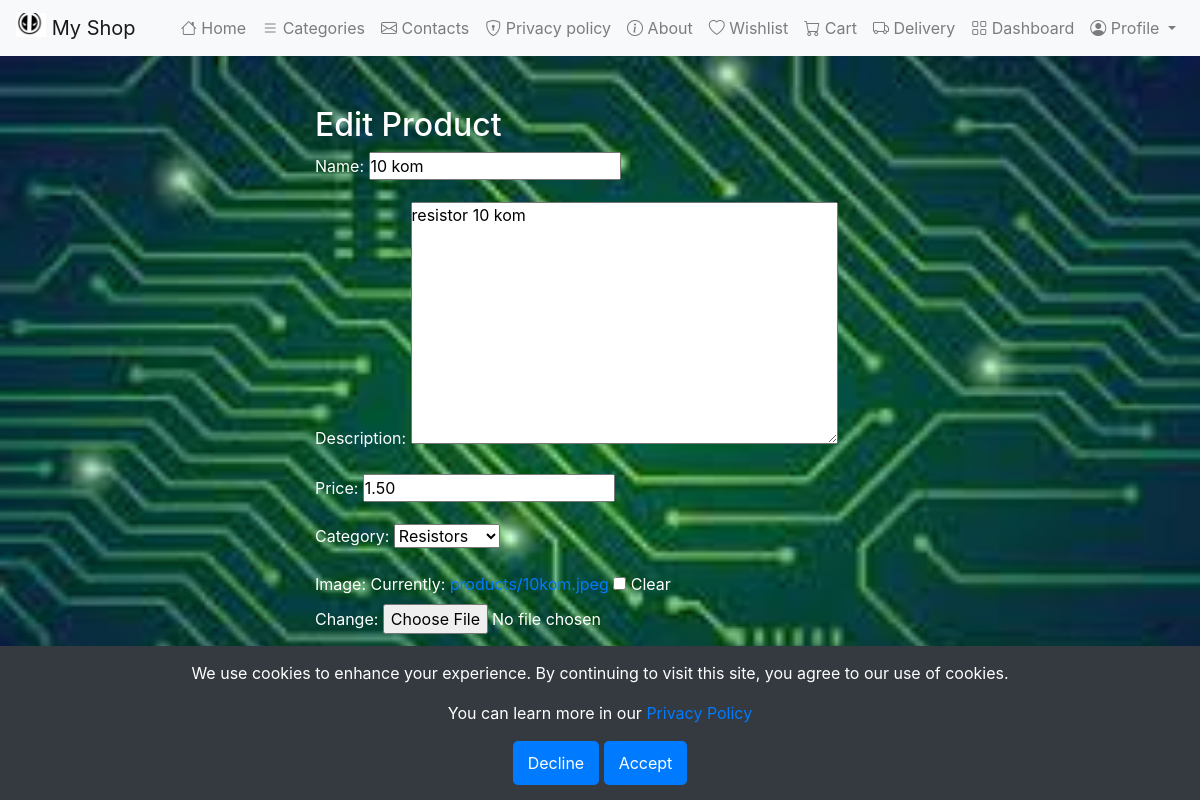
/products/product/edit/1/ (signed in), run on the app's committed database.
### electronics_shop/electronics/models.py (models this page shows, shortened)
class Product(models.Model):
    NAME_MAX_LENGTH = 255
    MAX_PRICE_DIGITS = 10
    MAX_DECIMAL_PLACES = 2
    name = models.CharField(max_length=NAME_MAX_LENGTH)
    description = models.TextField()
    price = models.DecimalField(max_digits=MAX_PRICE_DIGITS, decimal_places=MAX_DECIMAL_PLACES)
    category = models.ForeignKey(Category, on_delete=models.CASCADE)
    image = models.ImageField(upload_to='products/', null=True, blank=True)

class Category(models.Model):
    NAME_MAX_LENGTH = 255
    name = models.CharField(max_length=NAME_MAX_LENGTH)
    description = models.TextField()
    def __str__(self):
        return self.name

### electronics_shop/products/views.py (the view)
# urls.py: path('product/edit/<int:pk>/', ProductUpdateView.as_view(), name='edit_product'),
class ProductUpdateView(UpdateView):
    model = Product
    form_class = ProductForm
    template_name = 'products/product_edit.html'
    success_url = reverse_lazy('category_list')
    def dispatch(self, request, *args, **kwargs):
        if not request.user.is_staff:
            return self.handle_no_permission()
        return super().dispatch(request, *args, **kwargs)

### electronics_shop/products/forms.py
class ProductForm(forms.ModelForm):
    class Meta:
        model = Product
        fields = '__all__'

### templates/products/product_edit.html (shortened to what this page needs)
{% extends 'base.html' %}
{% block content %}
    <div class="container" style="max-width: 600px; margin-top: 50px;">
        <h2>Edit Product</h2>
        <form method="post" enctype="multipart/form-data">
            {{ form.as_p }}
            <button type="submit" class="btn btn-primary">Save Changes</button>
        </form>
    </div>
{% endblock %}

### data on the page
Product: name "10 kom", description "resistor 10 kom", price "1.50", category "Resistors"
